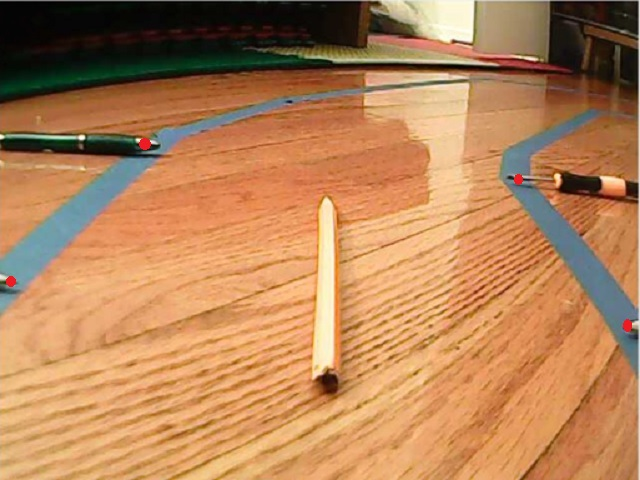
#> input picture driver/data/car_camera_calibration.jpg, 640 x 480 px; its folder holds only this picture in this run
$ python -i LaneDetect.py   (imports and definitions only)   (older library calls are emulated)
#> lines starting #> are read from the running program, lines starting #| are printed output that depends on the picture; after the words box and inside, x2 and y2 are one past the last pixel; in counts of white or black regions, pixels touching at a corner belong together
#> further down, picture is the input picture: shape (480, 640, 3); mean B, G, R 87.9, 131, 181.8
### driver/code/edge_detection.py

import cv2 # Import the OpenCV library to enable computer vision
import numpy as np # Import the NumPy scientific computing library

# Author: Addison Sears-Collins
# https://automaticaddison.com
# Description: A collection of methods to detect help with edge detection

def binary_array(array, thresh, value=0):
  """
  Return a 2D binary array (mask) in which all pixels are either 0 or 1

  :param array: NumPy 2D array that we want to convert to binary values
  :param thresh: Values used for thresholding (inclusive)
  :param value: Output value when between the supplied threshold
  :return: Binary 2D array...
           number of rows x number of columns =
           number of pixels from top to bottom x number of pixels from
             left to right
  """
  if value == 0:
    # Create an array of ones with the same shape and type as
    # the input 2D array.
    binary = np.ones_like(array)

  else:
    # Creates an array of zeros with the same shape and type as
    # the input 2D array.
    binary = np.zeros_like(array)
    value = 1

  # If value == 0, make all values in binary equal to 0 if the
  # corresponding value in the input array is between the threshold
  # (inclusive). Otherwise, the value remains as 1. Therefore, the pixels
  # with the high Sobel derivative values (i.e. sharp pixel intensity
  # discontinuities) will have 0 in the corresponding cell of binary.
  binary[(array >= thresh[0]) & (array <= thresh[1])] = value

  return binary

def blur_gaussian(channel, ksize=3):
  """
  Implementation for Gaussian blur to reduce noise and detail in the image

  :param image: 2D or 3D array to be blurred
  :param ksize: Size of the small matrix (i.e. kernel) used to blur
                i.e. number of rows and number of columns
  :return: Blurred 2D image
  """
  return cv2.GaussianBlur(channel, (ksize, ksize), 0)

def mag_thresh(image, sobel_kernel=3, thresh=(0, 255)):
  """
  Implementation of Sobel edge detection

  :param image: 2D or 3D array to be blurred
  :param sobel_kernel: Size of the small matrix (i.e. kernel)
                       i.e. number of rows and columns
  :return: Binary (black and white) 2D mask image
  """
  # Get the magnitude of the edges that are vertically aligned on the image
  sobelx = np.absolute(sobel(image, orient='x', sobel_kernel=sobel_kernel))

  # Get the magnitude of the edges that are horizontally aligned on the image
  sobely = np.absolute(sobel(image, orient='y', sobel_kernel=sobel_kernel))

  # Find areas of the image that have the strongest pixel intensity changes
  # in both the x and y directions. These have the strongest gradients and
  # represent the strongest edges in the image (i.e. potential lane lines)
  # mag is a 2D array .. number of rows x number of columns = number of pixels
  # from top to bottom x number of pixels from left to right
  mag = np.sqrt(sobelx ** 2 + sobely ** 2)

  # Return a 2D array that contains 0s and 1s
  return binary_array(mag, thresh)

def sobel(img_channel, orient='x', sobel_kernel=3):
  """
  Find edges that are aligned vertically and horizontally on the image

  :param img_channel: Channel from an image
  :param orient: Across which axis of the image are we detecting edges?
  :sobel_kernel: No. of rows and columns of the kernel (i.e. 3x3 small matrix)
  :return: Image with Sobel edge detection applied
  """
  # cv2.Sobel(input image, data type, prder of the derivative x, order of the
  # derivative y, small matrix used to calculate the derivative)
  if orient == 'x':
    # Will detect differences in pixel intensities going from
        # left to right on the image (i.e. edges that are vertically aligned)
    sobel = cv2.Sobel(img_channel, cv2.CV_64F, 1, 0, sobel_kernel)
  if orient == 'y':
    # Will detect differences in pixel intensities going from
    # top to bottom on the image (i.e. edges that are horizontally aligned)
    sobel = cv2.Sobel(img_channel, cv2.CV_64F, 0, 1, sobel_kernel)

  return sobel

def threshold(channel, thresh=(128,255), thresh_type=cv2.THRESH_BINARY):
  """
  Apply a threshold to the input channel

  :param channel: 2D array of the channel data of an image/video frame
  :param thresh: 2D tuple of min and max threshold values
  :param thresh_type: The technique of the threshold to apply
  :return: Two outputs are returned:
             ret: Threshold that was used
             thresholded_image: 2D thresholded data.
  """
  # If pixel intensity is greater than thresh[0], make that value
  # white (255), else set it to black (0)
  return cv2.threshold(channel, thresh[0], thresh[1], thresh_type)


# [21 lines of commented-out code are left out]

### driver/code/LaneDetect.py
import cv2 # Import the OpenCV library to enable computer vision
import numpy as np # Import the NumPy scientific computing library
import edge_detection as edge # Handles the detection of lane lines
import matplotlib.pyplot as plt # Used for plotting and error checking
#from calibration_utils import calibrate_camera, undistort
#Threshold 590
#556

# Author: Addison Sears-Collins
# https://automaticaddison.com
# Description: Implementation of the Lane class

# Make sure the video file is in the same directory as your code
#filename = 'mp4/MSU_.mp4'
filename = r'C:/Users/m_wim/OneDrive/Desktop/DeepPiCar/models/lane_navigation/data/images/video01.avi'

file_size = (1920,1080) # Assumes 1920x1080 mp4
scale_ratio = 1 # Option to scale to fraction of original size.

# We want to save the output to a video file
output_filename = r'C:/Users/m_wim/OneDrive/Desktop/DeepPiCar/models/lane_navigation/data/images/video_drive.avi'
output_frames_per_second = 20.0

# Global variables
prev_leftx = None
prev_lefty = None
prev_rightx = None
prev_righty = None
prev_left_fit = []
prev_right_fit = []

prev_leftx2 = None
prev_lefty2 = None
prev_rightx2 = None
prev_righty2 = None
prev_left_fit2 = []
prev_right_fit2 = []


class Lane(object):

  """
  Represents a lane on a road.
  """
  #def __init__(self, orig_frame):
  def __init__(self, orig_frame):
    """
	  Default constructor

    :param orig_frame: Original camera image (i.e. frame)
    """
    self.orig_frame = orig_frame

    # This will hold an image with the lane lines
    self.lane_line_markings = None

    # This will hold the image after perspective transformation
    self.warped_frame = None
    self.transformation_matrix = None
    self.inv_transformation_matrix = None

    # (Width, Height) of the original video frame (or image)
    self.orig_image_size = self.orig_frame.shape[::-1][1:]
#> self.orig_image_size = (640, 480)

    width = self.orig_image_size[0]
#> width = 640
    height = self.orig_image_size[1]
#> height = 480
    self.width = width
#> self.width = 640
    self.height = height
#> self.height = 480

    # Four corners of the trapezoid-shaped region of interest
    # You need to find these corners manually.
    '''
    self.roi_points = np.float32([
      (int(440),int(645)), # Top-left corner
      (int(45),int(850)), # Bottom-left corner
      (int(877),int(860)), # Bottom-right corner
      (int(716),int(645)) # Top-right corner
    ])
    '''
    '''
    #Baltimore MSU
    self.roi_points = np.float32([
      (int(.46*width),int(0.60*height)), # Top-left corner
      (int(0.350*width), int(.715*height-1)), # Bottom-left corner
      (int(0.6220*width),int(.755*height-1)), # Bottom-right corner
      (int(0.536*width),int(0.60*height)) # Top-right corner
    ])
    '''

    #project_video/ Threshold 80

    self.roi_points = np.float32([
      (int(0.456*width),int(0.690*height)), # Top-left corner
      (0, height-1), # Bottom-left corner
      (int(0.958*width),height-1), # Bottom-right corner
      (int(0.6183*width),int(0.690*height)) # Top-right corner
    ])

##########################################################################
    '''
    # Four corners of the trapezoid-shaped region of interest
    # You need to find these corners manually.

    self.roi_points = np.float32([
      (int(0),int(50)), # Top-left corner
      (int(45),int(50)), # Bottom-left corner
      (int(50),int(50)), # Bottom-right corner
      (int(70),int(50)) # Top-right corner
    ])
    '''
##############################################################################


    # The desired corner locations  of the region of interest
    # after we perform perspective transformation.
    # Assume image width of 600, padding == 150.
    self.padding = int(0.25 * width) # padding from side of the image in pixels
#> self.padding = 160
    self.desired_roi_points = np.float32([
      [self.padding, 0], # Top-left corner
      [self.padding, self.orig_image_size[1]], # Bottom-left corner
      [self.orig_image_size[
        0]-self.padding, self.orig_image_size[1]], # Bottom-right corner
      [self.orig_image_size[0]-self.padding, 0] # Top-right corner
    ])

    # Histogram that shows the white pixel peaks for lane line detection
    self.histogram = None

    # Sliding window parameters
    self.no_of_windows = 10
    self.margin = int((1/12) * width)  # Window width is +/- margin
#> self.margin = 53
    self.minpix = int((1/24) * width)  # Min no. of pixels to recenter window
#> self.minpix = 26

    # Best fit polynomial lines for left line and right line of the lane
    self.left_fit = None
    self.right_fit = None
    self.left_lane_inds = None
    self.right_lane_inds = None
    self.ploty = None
    self.left_fitx = None
    self.right_fitx = None
    self.leftx = None
    self.rightx = None
    self.lefty = None
    self.righty = None

    # Pixel parameters for x and y dimensions
    self.YM_PER_PIX = 7.0 / 400 # meters per pixel in y dimension
    self.XM_PER_PIX = 3.7 / 255 # meters per pixel in x dimension

    # Radii of curvature and offset
    self.left_curvem = None
    self.right_curvem = None
    self.center_offset = None

  # [401 lines left out: functions calculate_car_position, calculate_curvature, calculate_histogram, display_curvature_offset, get_lane_line_previous_window, get_lane_line_indices_sliding_windows, not called in this run]

  def get_line_markings(self, frame=None):
    """
    Isolates lane lines.

	  :param frame: The camera frame that contains the lanes we want to detect
    :return: Binary (i.e. black and white) image containing the lane lines.
    """
    if frame is None:
      frame = self.orig_frame

    # Convert the video frame from BGR (blue, green, red)
    # color space to HLS (hue, saturation, lightness).
    hls = cv2.cvtColor(frame, cv2.COLOR_BGR2HLS)
#> hls: shape (480, 640, 3); mean of channels 0, 1, 2 21.2, 135.3, 151.4

    ################### Isolate possible lane line edges ######################

    # Perform Sobel edge detection on the L (lightness) channel of
    # the image to detect sharp discontinuities in the pixel intensities
    # along the x and y axis of the video frame.
    # sxbinary is a matrix full of 0s (black) and 255 (white) intensity values
    # Relatively light pixels get made white. Dark pixels get made black.
    _, sxbinary = edge.threshold(hls[:, :, 1], thresh=(200, 255))
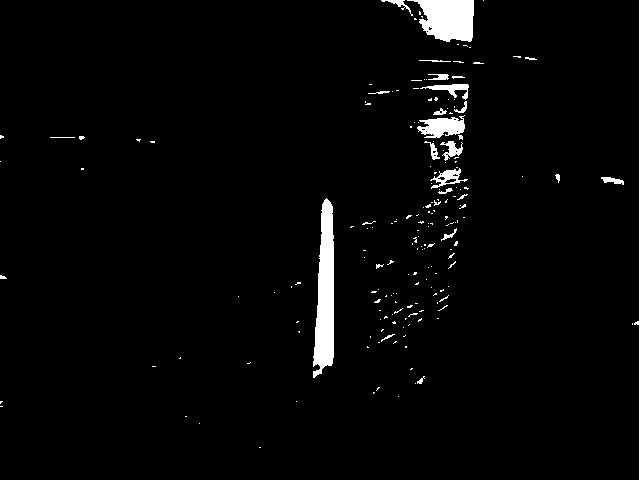
#> sxbinary: shape (480, 640); 2.7% white; 189 white regions (163 under 20 px), largest, box (x1, y1, x2, y2) and area: (313, 198, 334, 378) 2634, (407, 0, 474, 42) 1994, (417, 115, 465, 138) 703
    sxbinary = edge.blur_gaussian(sxbinary, ksize=3) # Reduce noise

    # 1s will be in the cells with the highest Sobel derivative values
    # (i.e. strongest lane line edges)
    sxbinary = edge.mag_thresh(sxbinary, sobel_kernel=3, thresh=(110, 255))
#> call 2 of sobel, with orient = 'y', sobel_kernel = 3
#> in sobel (call 2), `sobel = cv2.Sobel(img_channel, cv2.CV_64F, 0, 1, sobel_kernel)`:
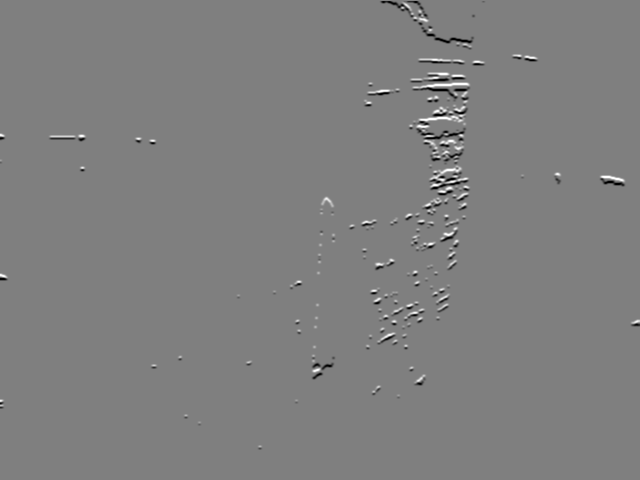
#> sobel: shape (480, 640) float64; min -764, max 764, mean -0.5; drawn with min black and max white
#> in mag_thresh, `return binary_array(mag, thresh)`:
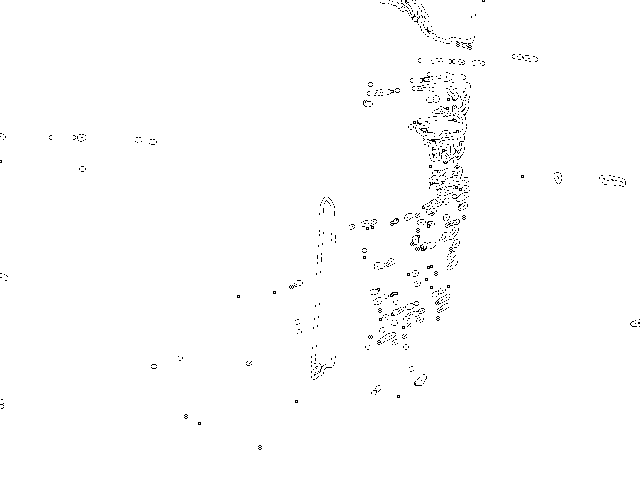
#> returned value: shape (480, 640) float64; values 0 (black) and 1 (white), 99.2% white; black in thin lines or dots

    ######################## Isolate possible lane lines ######################

    # Perform binary thresholding on the S (saturation) channel
    # of the video frame. A high saturation value means the hue color is pure.
    # We expect lane lines to be nice, pure colors (i.e. solid white, yellow)
    # and have high saturation channel values.
    # s_binary is matrix full of 0s (black) and 255 (white) intensity values
    # White in the regions with the purest hue colors (e.g. >130...play with
    # this value for best results).
    s_channel = hls[:, :, 2] # use only the saturation channel data
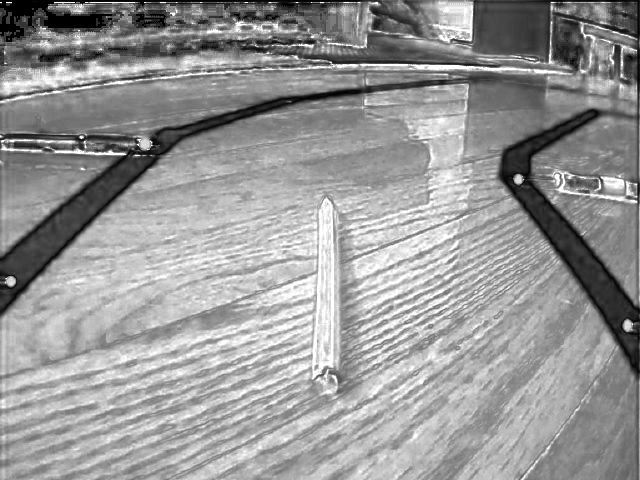
#> s_channel: shape (480, 640); min 0, max 255, mean 151.4
    _, s_binary = edge.threshold(s_channel, (145, 255))
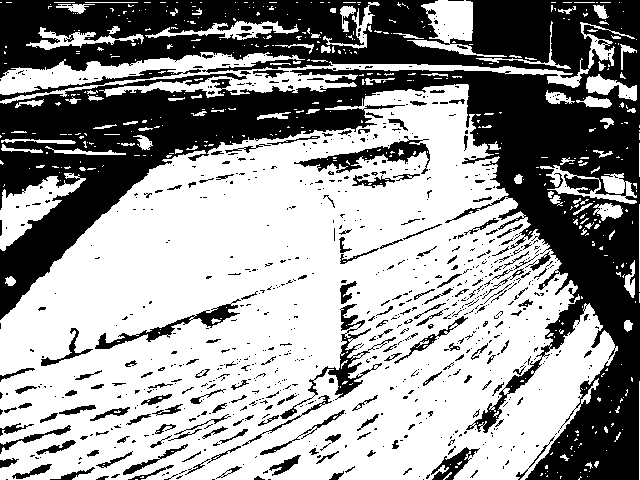
#> s_binary: shape (480, 640); 59.9% white; 860 black regions (687 under 20 px), largest, box (x1, y1, x2, y2) and area: (0, 0, 640, 480) 103817, (294, 136, 430, 174) 1510, (280, 304, 396, 419) 1508

    # Perform binary thresholding on the R (red) channel of the
		# original BGR video frame.
    # r_thresh is a matrix full of 0s (black) and 255 (white) intensity values
    # White in the regions with the richest red channel values (e.g. >120).
    # Remember, pure white is bgr(255, 255, 255).
    # Pure yellow is bgr(0, 255, 255). Both have high red channel values.
    _, r_thresh = edge.threshold(frame[:, :, 2], thresh=(80, 255))
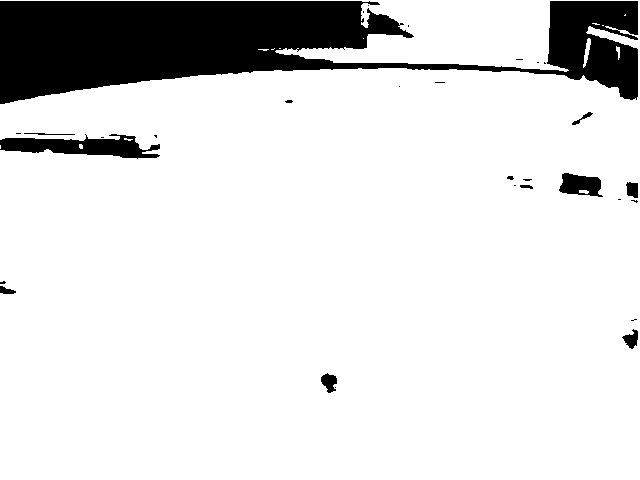
#> r_thresh: shape (480, 640); 86.9% white; 30 black regions (19 under 20 px), largest, box (x1, y1, x2, y2) and area: (0, 1, 638, 104) 36283, (0, 134, 160, 159) 2226, (559, 173, 603, 197) 714

    # Lane lines should be pure in color and have high red channel values
    # Bitwise AND operation to reduce noise and black-out any pixels that
    # don't appear to be nice, pure, solid colors (like white or yellow lane
    # lines.)
    rs_binary = cv2.bitwise_and(s_binary, r_thresh)
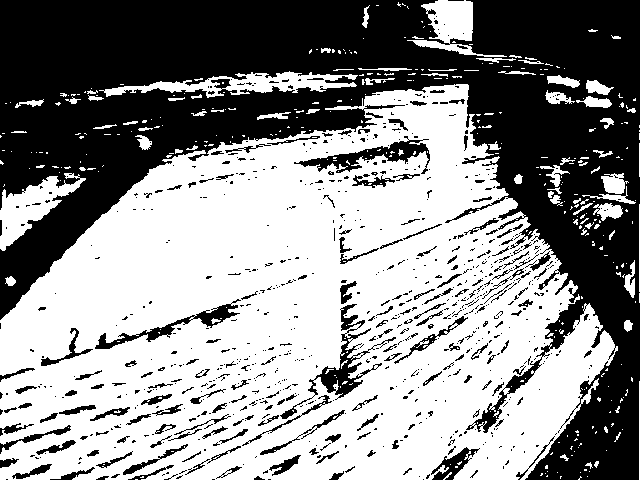
#> rs_binary: shape (480, 640); 55.8% white; 813 black regions (647 under 20 px), largest, box (x1, y1, x2, y2) and area: (0, 0, 640, 480) 117533, (280, 304, 396, 419) 1713, (294, 136, 430, 174) 1510

    ### Combine the possible lane lines with the possible lane line edges #####
    # If you show rs_binary visually, you'll see that it is not that different
    # from this return value. The edges of lane lines are thin lines of pixels.
    self.lane_line_markings = cv2.bitwise_or(rs_binary, sxbinary.astype(
                              np.uint8))
    return self.lane_line_markings

  # [222 lines left out: functions histogram_peak, overlay_lane_lines, perspective_transform, plot_roi, main, not called in this run]
'''
main()
'''

>>> import cv2
>>> picture = cv2.imread('../data/car_camera_calibration.jpg')
>>> result = Lane(picture).get_line_markings()

$ run again, on driver/data/road1_240x320.png
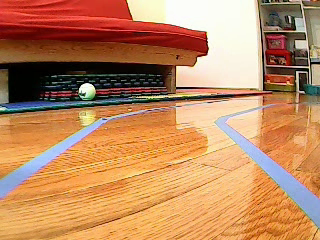
#> input picture driver/data/road1_240x320.png, 320 x 240 px
#> picture is the input picture: shape (240, 320, 3); mean B, G, R 94.2, 135.5, 189.1
#> hls: shape (240, 320, 3); mean of channels 0, 1, 2 25.9, 141.9, 180
#> in get_line_markings, `_, sxbinary = edge.threshold(hls[:, :, 1], thresh=(200, 255))`:
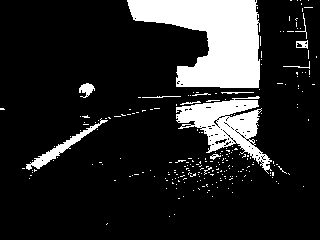
#> sxbinary: shape (240, 320); 15.4% white; 245 white regions (233 under 20 px), largest, box (x1, y1, x2, y2) and area: (127, 0, 260, 88) 7155, (176, 96, 272, 174) 3008, (26, 118, 108, 170) 607
#> s_binary: shape (240, 320); 77% white; 588 black regions (566 under 20 px), largest, box (x1, y1, x2, y2) and area: (0, 63, 243, 200) 6608, (196, 0, 320, 136) 5465, (212, 103, 320, 232) 1789
#> r_thresh: shape (240, 320); 89.3% white; 74 black regions (60 under 20 px), largest, box (x1, y1, x2, y2) and area: (0, 61, 257, 115) 6231, (260, 19, 320, 96) 715, (261, 4, 302, 31) 327
#> in get_line_markings, `rs_binary = cv2.bitwise_and(s_binary, r_thresh)`:
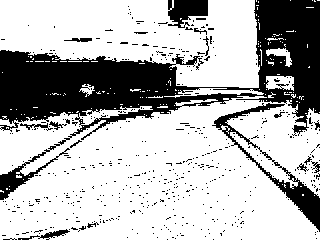
#> rs_binary: shape (240, 320); 71.1% white; 524 black regions (506 under 20 px), largest, box (x1, y1, x2, y2) and area: (0, 0, 320, 200) 17747, (212, 103, 320, 232) 1789, (168, 0, 208, 28) 767

$ run again, on driver/data/road2_240x320.png
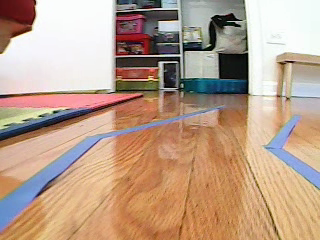
#> input picture driver/data/road2_240x320.png, 320 x 240 px
#> picture is the input picture: shape (240, 320, 3); mean B, G, R 138.4, 159.1, 186.7
#> hls: shape (240, 320, 3); mean of channels 0, 1, 2 45.3, 162.8, 105.3
#> in get_line_markings, `_, sxbinary = edge.threshold(hls[:, :, 1], thresh=(200, 255))`:
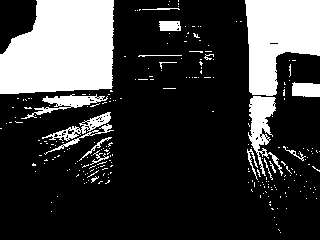
#> sxbinary: shape (240, 320); 23.7% white; 245 white regions (226 under 20 px), largest, box (x1, y1, x2, y2) and area: (0, 0, 114, 94) 8955, (245, 0, 320, 96) 5044, (248, 96, 283, 176) 1151
#> s_binary: shape (240, 320); 21.1% white; 746 white regions (684 under 20 px), largest, box (x1, y1, x2, y2) and area: (22, 143, 145, 240) 2590, (245, 129, 320, 240) 2314, (260, 0, 320, 55) 1665
#> r_thresh: shape (240, 320); 92% white; 84 black regions (68 under 20 px), largest, box (x1, y1, x2, y2) and area: (116, 53, 249, 96) 2355, (0, 98, 136, 141) 701, (116, 33, 180, 55) 665
#> in get_line_markings, `rs_binary = cv2.bitwise_and(s_binary, r_thresh)`:
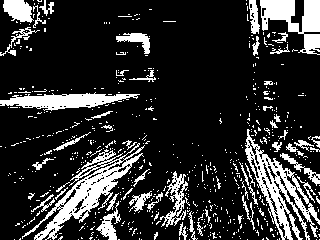
#> rs_binary: shape (240, 320); 18.7% white; 615 white regions (560 under 20 px), largest, box (x1, y1, x2, y2) and area: (22, 143, 145, 240) 2590, (245, 129, 320, 240) 2314, (260, 0, 320, 55) 1665

$ run again, on driver/data/road3_240x320.png
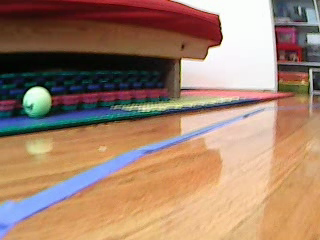
#> input picture driver/data/road3_240x320.png, 320 x 240 px
#> picture is the input picture: shape (240, 320, 3); mean B, G, R 107.7, 129.4, 161.9
#> hls: shape (240, 320, 3); mean of channels 0, 1, 2 49.1, 134.9, 131.1
#> sxbinary: shape (240, 320); 15.5% white; 121 white regions (110 under 20 px), largest, box (x1, y1, x2, y2) and area: (173, 0, 275, 90) 6293, (181, 103, 275, 208) 4480, (24, 88, 48, 105) 287
#> s_binary: shape (240, 320); 43.8% white; 363 white regions (332 under 20 px), largest, box (x1, y1, x2, y2) and area: (20, 115, 320, 240) 19133, (0, 0, 256, 63) 6502, (0, 138, 183, 238) 2176
#> r_thresh: shape (240, 320); 81% white; 53 black regions (39 under 20 px), largest, box (x1, y1, x2, y2) and area: (0, 51, 260, 137) 10737, (0, 0, 144, 32) 2257, (273, 0, 308, 22) 429
#> in get_line_markings, `rs_binary = cv2.bitwise_and(s_binary, r_thresh)`:
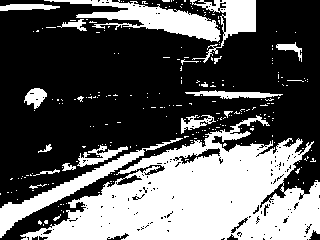
#> rs_binary: shape (240, 320); 36.9% white; 245 white regions (224 under 20 px), largest, box (x1, y1, x2, y2) and area: (20, 115, 320, 240) 19133, (44, 0, 221, 42) 2702, (0, 138, 183, 238) 2176
